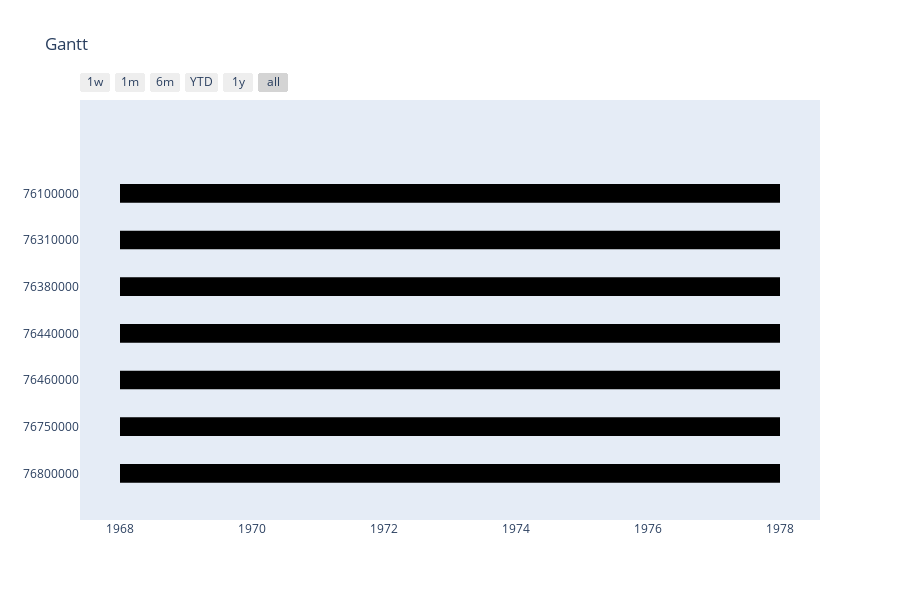

Here is the notebook cell this chart was saved with:
### Code cell
fig, data = flow.gantt(name='Gantt')
py.offline.iplot(fig)

### Figure 1 — Plotly figure (JSON) as saved in the notebook; plotly's stock layout.template omitted (floating-point values rounded to 4 significant figures)
{"data": [{"fill": "toself", "fillcolor": "rgb(0, 0, 0)", "hoverinfo": "name", "legendgroup": "rgb(0, 0, 0)", "mode": "none", "name": "76800000", "type": "scatter", "x": ["1968-01-01T00:00:00", "1977-12-31T00:00:00", "1977-12-31T00:00:00", "1968-01-01T00:00:00", "1968-01-01T00:00:00", "1968-01-01T00:00:00", "1977-12-31T00:00:00", "1977-12-31T00:00:00", "1968-01-01T00:00:00", "1968-01-01T00:00:00", "1968-01-01T00:00:00", "1977-12-31T00:00:00", "1977-12-31T00:00:00", "1968-01-01T00:00:00", "1968-01-01T00:00:00", "1968-01-01T00:00:00", "1977-12-31T00:00:00", "1977-12-31T00:00:00", "1968-01-01T00:00:00", "1968-01-01T00:00:00", "1968-01-01T00:00:00", "1977-12-31T00:00:00", "1977-12-31T00:00:00", "1968-01-01T00:00:00", "1968-01-01T00:00:00", "1968-01-01T00:00:00", "1977-12-31T00:00:00", "1977-12-31T00:00:00", "1968-01-01T00:00:00", "1968-01-01T00:00:00", "1968-01-01T00:00:00", "1977-12-31T00:00:00", "1977-12-31T00:00:00", "1968-01-01T00:00:00"], "y": [5.8, 5.8, 6.2, 6.2, null, 4.8, 4.8, 5.2, 5.2, null, 3.8, 3.8, 4.2, 4.2, null, 2.8, 2.8, 3.2, 3.2, null, 1.8, 1.8, 2.2, 2.2, null, 0.8, 0.8, 1.2, 1.2, null, -0.2, -0.2, 0.2, 0.2]}, {"legendgroup": "rgb(0, 0, 0)", "marker": {"color": "rgb(0, 0, 0)", "opacity": 0, "size": 1}, "mode": "markers", "name": "", "showlegend": false, "text": ["76100000 - 0", "76100000 - 0", "76310000 - 0", "76310000 - 0", "76380000 - 0", "76380000 - 0", "76440000 - 0", "76440000 - 0", "76460000 - 0", "76460000 - 0", "76750000 - 0", "76750000 - 0", "76800000 - 0", "76800000 - 0"], "type": "scatter", "x": ["1968-01-01T00:00:00", "1977-12-31T00:00:00", "1968-01-01T00:00:00", "1977-12-31T00:00:00", "1968-01-01T00:00:00", "1977-12-31T00:00:00", "1968-01-01T00:00:00", "1977-12-31T00:00:00", "1968-01-01T00:00:00", "1977-12-31T00:00:00", "1968-01-01T00:00:00", "1977-12-31T00:00:00", "1968-01-01T00:00:00", "1977-12-31T00:00:00"], "y": [6, 6, 5, 5, 4, 4, 3, 3, 2, 2, 1, 1, 0, 0]}], "layout": {"height": 600, "hovermode": "closest", "showlegend": false, "title": {"text": "Gantt"}, "xaxis": {"rangeselector": {"buttons": [{"count": 7, "label": "1w", "step": "day", "stepmode": "backward"}, {"count": 1, "label": "1m", "step": "month", "stepmode": "backward"}, {"count": 6, "label": "6m", "step": "month", "stepmode": "backward"}, {"count": 1, "label": "YTD", "step": "year", "stepmode": "todate"}, {"count": 1, "label": "1y", "step": "year", "stepmode": "backward"}, {"step": "all"}]}, "showgrid": false, "type": "date", "zeroline": false}, "yaxis": {"autorange": false, "range": [-1, 8], "showgrid": false, "ticktext": ["76800000", "76750000", "76460000", "76440000", "76380000", "76310000", "76100000"], "tickvals": [0, 1, 2, 3, 4, 5, 6], "zeroline": false}}}
